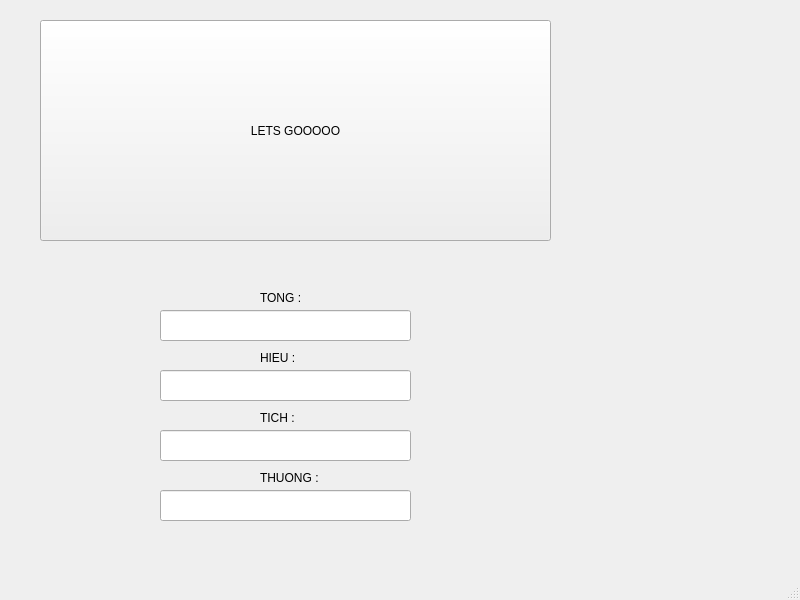
<?xml version="1.0" encoding="UTF-8"?>
<ui version="4.0">
 <class>MainWindow</class>
 <widget class="QMainWindow" name="MainWindow">
  <property name="geometry">
   <rect>
    <x>0</x>
    <y>0</y>
    <width>800</width>
    <height>600</height>
   </rect>
  </property>
  <property name="windowTitle">
   <string>MainWindow</string>
  </property>
  <widget class="QWidget" name="centralwidget">
   <widget class="QPushButton" name="pushButton">
    <property name="geometry">
     <rect>
      <x>40</x>
      <y>20</y>
      <width>511</width>
      <height>221</height>
     </rect>
    </property>
    <property name="text">
     <string>LETS GOOOOO</string>
    </property>
   </widget>
   <widget class="QLineEdit" name="lineEdit">
    <property name="geometry">
     <rect>
      <x>160</x>
      <y>310</y>
      <width>251</width>
      <height>31</height>
     </rect>
    </property>
    <property name="readOnly">
     <bool>true</bool>
    </property>
   </widget>
   <widget class="QLabel" name="label">
    <property name="geometry">
     <rect>
      <x>260</x>
      <y>290</y>
      <width>61</width>
      <height>16</height>
     </rect>
    </property>
    <property name="text">
     <string>TONG :</string>
    </property>
   </widget>
   <widget class="QLabel" name="label_2">
    <property name="geometry">
     <rect>
      <x>260</x>
      <y>350</y>
      <width>61</width>
      <height>16</height>
     </rect>
    </property>
    <property name="text">
     <string>HIEU :</string>
    </property>
   </widget>
   <widget class="QLabel" name="label_3">
    <property name="geometry">
     <rect>
      <x>260</x>
      <y>410</y>
      <width>61</width>
      <height>16</height>
     </rect>
    </property>
    <property name="text">
     <string>TICH :</string>
    </property>
   </widget>
   <widget class="QLabel" name="label_4">
    <property name="geometry">
     <rect>
      <x>260</x>
      <y>470</y>
      <width>61</width>
      <height>16</height>
     </rect>
    </property>
    <property name="text">
     <string>THUONG :</string>
    </property>
   </widget>
   <widget class="QLineEdit" name="lineEdit_2">
    <property name="geometry">
     <rect>
      <x>160</x>
      <y>370</y>
      <width>251</width>
      <height>31</height>
     </rect>
    </property>
    <property name="readOnly">
     <bool>true</bool>
    </property>
   </widget>
   <widget class="QLineEdit" name="lineEdit_3">
    <property name="geometry">
     <rect>
      <x>160</x>
      <y>430</y>
      <width>251</width>
      <height>31</height>
     </rect>
    </property>
    <property name="readOnly">
     <bool>true</bool>
    </property>
   </widget>
   <widget class="QLineEdit" name="lineEdit_4">
    <property name="geometry">
     <rect>
      <x>160</x>
      <y>490</y>
      <width>251</width>
      <height>31</height>
     </rect>
    </property>
    <property name="readOnly">
     <bool>true</bool>
    </property>
   </widget>
  </widget>
  <widget class="QMenuBar" name="menubar">
   <property name="geometry">
    <rect>
     <x>0</x>
     <y>0</y>
     <width>800</width>
     <height>26</height>
    </rect>
   </property>
  </widget>
  <widget class="QStatusBar" name="statusbar"/>
 </widget>
 <resources/>
 <connections/>
</ui>
